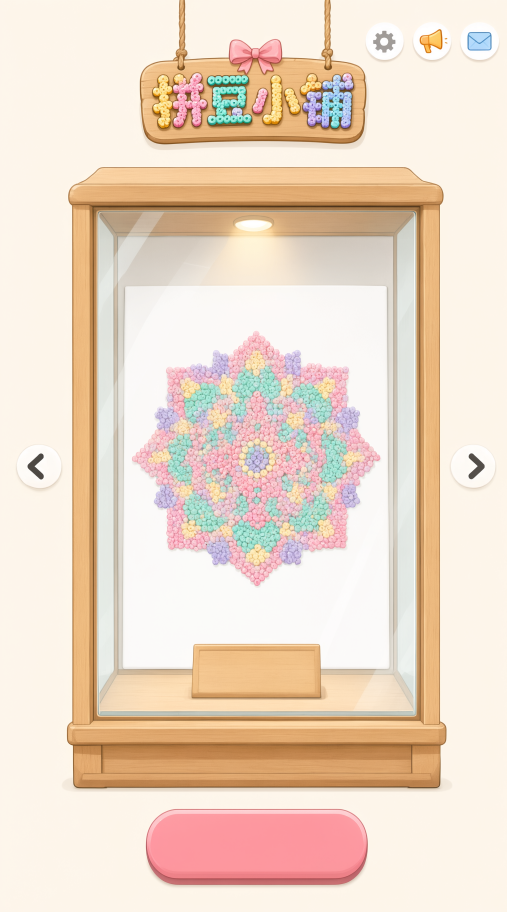
#> input picture games/beads/design/art/shots/menu-showcase-20261010/v1-mainmenu-final.png, 1520 x 2736 px, found by its file name (shown at 1/3 size)
$ python b19-local.py
#> lines starting #> are read from the running program, lines starting #| are printed output that depends on the picture
#!/usr/bin/env python3
"""B19 本地腿：SAM2（含影先验）→ 硬轮廓平整化 + 影层乘性编码 → 共用判据量三条要求。

分工：SAM2 只给分割先验；平整化与影层是确定性后处理（零付费、可复现）。
影层编码：RGB = 纯黑（实测优于手推暖棕），alpha = 1 − L/L_ref（只用亮度导出）。
→ 于是「重建残差」是可证伪的：对不上就说明这个编码撑不住。
"""
import os
import numpy as np
from PIL import Image, ImageFilter

import b19_cutlib as lib

MSK = 'temp/b19-sam2/6-b19_00001_.png'
OFF = (505, 1855)
OUT = 'temp/b19-local'
os.makedirs(OUT, exist_ok=True)

# 牌体真值外框（稿 px，含顶描边 y=1931；B18 确诊 SAM2 mask 缺顶边）
PLATE = lib.DRAFT_PLATE
x0l, x1l = PLATE[0] - OFF[0], PLATE[1] - OFF[0] + 1
y0l, y1l = PLATE[2] - OFF[1], PLATE[3] - OFF[1] + 1

src = Image.open(lib.REF).convert('RGB')
#> src is the input picture: PIL image 1520x2736 RGB; mean R, G, B 237.1, 217.7, 200.5
crop = src.crop((OFF[0], OFF[1], OFF[0] + 530, OFF[1] + 300))
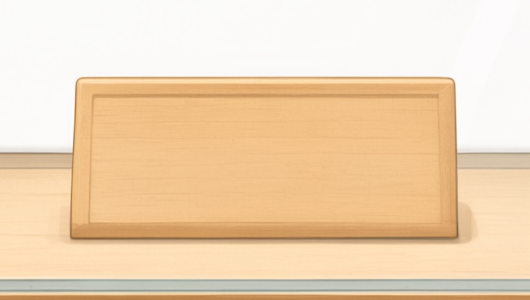
#> crop: PIL image 530x300 RGB; mean R, G, B 239.5, 213, 181
L = np.asarray(crop.convert('L')).astype(np.float32)
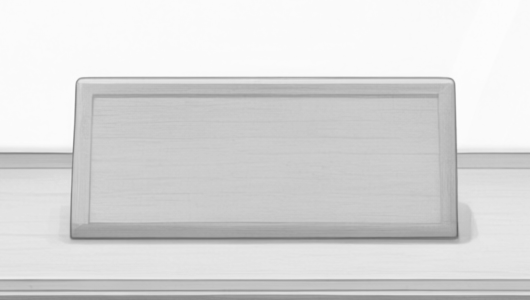
#> L: shape (300, 530) float32; min 103, max 253, mean 217.3
#> (the run stopped early here; a loop or call above may not have finished)

$ run again, with production/qa/menu-b19/b19-onsheet.webp saved as games/beads/design/art/shots/menu-showcase-20261010/v1-mainmenu-final.png
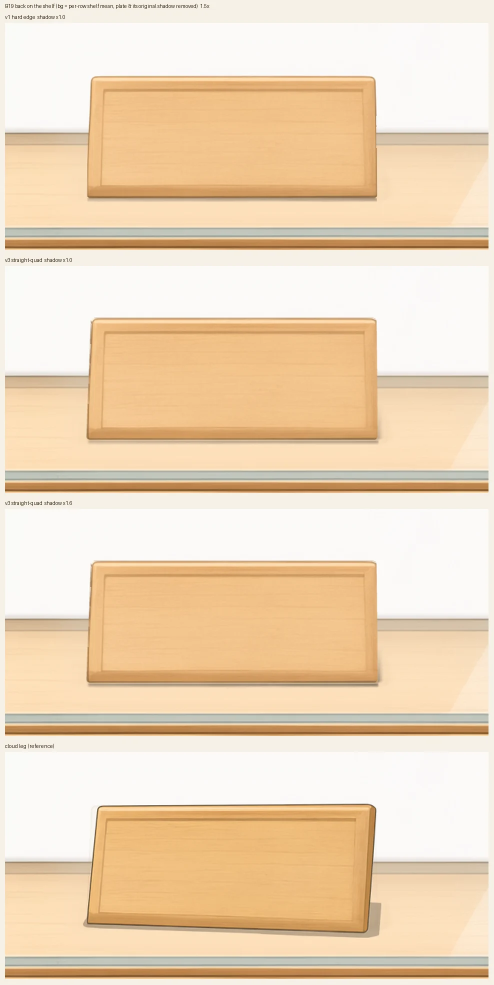
#> input picture production/qa/menu-b19/b19-onsheet.webp, 987 x 1970 px, found by its file name (shown at 1/2 size)
#> src is the input picture: PIL image 987x1970 RGB; mean R, G, B 238.3, 215.2, 186.1
#> `crop = src.crop((OFF[0], OFF[1], OFF[0] + 530, OFF[1] + 300))`:
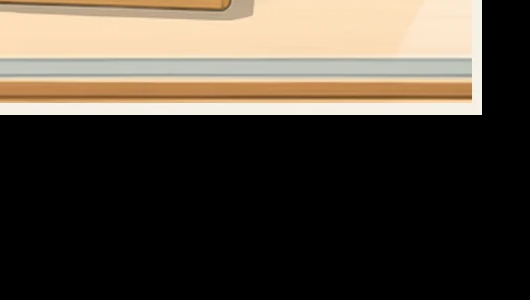
#> crop: PIL image 530x300 RGB; mean R, G, B 77.7, 69.3, 58.4
#> `L = np.asarray(crop.convert('L')).astype(np.float32)`:
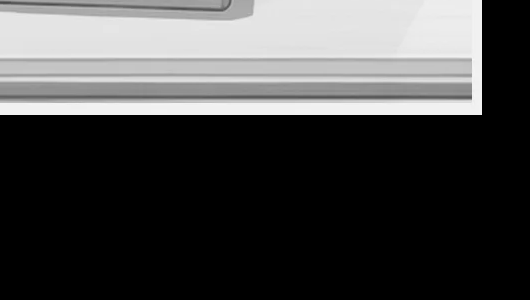
#> L: shape (300, 530) float32; min 0, max 246, mean 70.5
